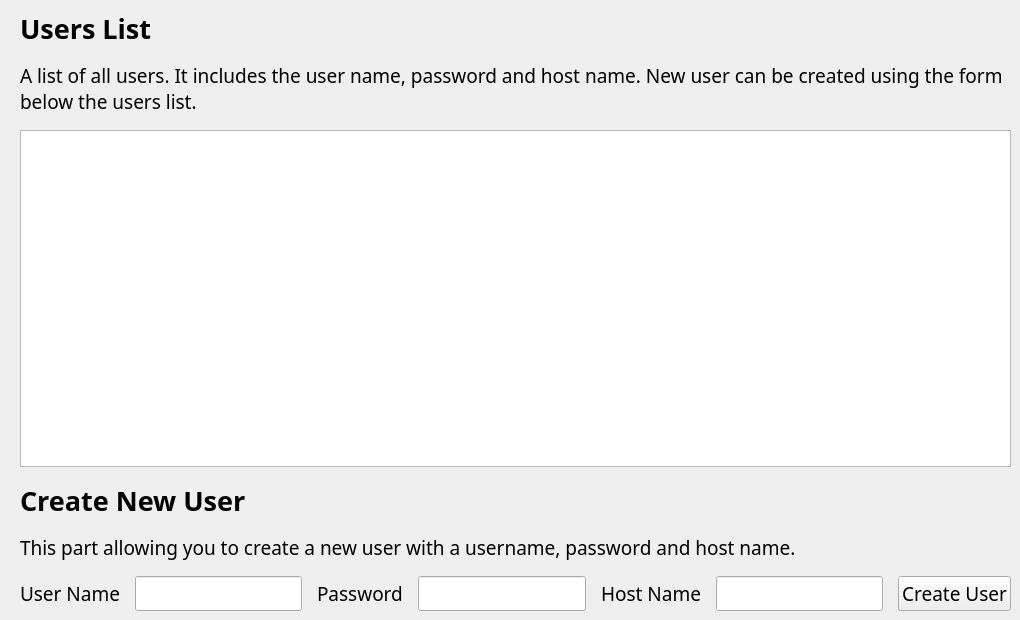
          <widget class="QWidget" name="tab_2">
           <attribute name="title">
            <string>Manage Users</string>
           </attribute>
           <widget class="QWidget" name="layoutWidget">
            <property name="geometry">
             <rect>
              <x>20</x>
              <y>10</y>
              <width>991</width>
              <height>601</height>
             </rect>
            </property>
            <layout class="QVBoxLayout" name="verticalLayout_17">
             <property name="spacing">
              <number>15</number>
             </property>
             <item>
              <widget class="QLabel" name="label_28">
               <property name="font">
                <font>
                 <family>Vazir Code</family>
                 <pointsize>20</pointsize>
                 <bold>true</bold>
                </font>
               </property>
               <property name="text">
                <string>Users List</string>
               </property>
              </widget>
             </item>
             <item>
              <widget class="QLabel" name="label_40">
               <property name="font">
                <font>
                 <family>Vazir Code</family>
                 <pointsize>14</pointsize>
                </font>
               </property>
               <property name="text">
                <string>A list of all users. It includes the user name, password and host name. New user can be created using the form below the users list.</string>
               </property>
               <property name="wordWrap">
                <bool>true</bool>
               </property>
              </widget>
             </item>
             <item>
              <widget class="QTableWidget" name="tblUsersList">
               <property name="font">
                <font>
                 <family>Vazir Code</family>
                 <pointsize>14</pointsize>
                </font>
               </property>
               <property name="styleSheet">
                <string notr="true">    QTableWidget::item {
        text-align: center;
    }</string>
               </property>
               <property name="editTriggers">
                <set>QAbstractItemView::EditTrigger::DoubleClicked</set>
               </property>
               <property name="tabKeyNavigation">
                <bool>false</bool>
               </property>
               <property name="showDropIndicator" stdset="0">
                <bool>false</bool>
               </property>
               <property name="dragDropOverwriteMode">
                <bool>false</bool>
               </property>
               <property name="selectionBehavior">
                <enum>QAbstractItemView::SelectionBehavior::SelectRows</enum>
               </property>
              </widget>
             </item>
             <item>
              <widget class="QLabel" name="label_39">
               <property name="font">
                <font>
                 <family>Vazir Code</family>
                 <pointsize>20</pointsize>
                 <bold>true</bold>
                </font>
               </property>
               <property name="text">
                <string>Create New User</string>
               </property>
              </widget>
             </item>
             <item>
              <widget class="QLabel" name="label_36">
               <property name="font">
                <font>
                 <family>Vazir Code</family>
                 <pointsize>14</pointsize>
                </font>
               </property>
               <property name="text">
                <string>This part allowing you to create a new user with a username, password and host name. </string>
               </property>
               <property name="wordWrap">
                <bool>true</bool>
               </property>
              </widget>
             </item>
             <item>
              <layout class="QHBoxLayout" name="horizontalLayout_7">
               <item>
                <widget class="QLabel" name="label_79">
                 <property name="font">
                  <font>
                   <family>Vazir Code</family>
                   <pointsize>14</pointsize>
                  </font>
                 </property>
                 <property name="text">
                  <string>User Name</string>
                 </property>
                </widget>
               </item>
               <item>
                <widget class="QLineEdit" name="edtUserName">
                 <property name="font">
                  <font>
                   <family>Vazir Code</family>
                   <pointsize>14</pointsize>
                  </font>
                 </property>
                </widget>
               </item>
               <item>
                <widget class="QLabel" name="label_18">
                 <property name="font">
                  <font>
                   <family>Vazir Code</family>
                   <pointsize>14</pointsize>
                  </font>
                 </property>
                 <property name="text">
                  <string>Password</string>
                 </property>
                </widget>
               </item>
               <item>
                <widget class="QLineEdit" name="edtUserPassword">
                 <property name="font">
                  <font>
                   <family>Vazir Code</family>
                   <pointsize>14</pointsize>
                  </font>
                 </property>
                </widget>
               </item>
               <item>
                <widget class="QLabel" name="label_82">
                 <property name="font">
                  <font>
                   <family>Vazir Code</family>
                   <pointsize>14</pointsize>
                  </font>
                 </property>
                 <property name="text">
                  <string>Host Name</string>
                 </property>
                </widget>
               </item>
               <item>
                <widget class="QLineEdit" name="edtUserHost">
                 <property name="font">
                  <font>
                   <family>Vazir Code</family>
                   <pointsize>14</pointsize>
                  </font>
                 </property>
                </widget>
               </item>
               <item>
                <widget class="QPushButton" name="btnCreateNewUser">
                 <property name="font">
                  <font>
                   <family>Vazir Code</family>
                   <pointsize>14</pointsize>
                  </font>
                 </property>
                 <property name="text">
                  <string>Create User</string>
                 </property>
                </widget>
               </item>
              </layout>
             </item>
            </layout>
           </widget>
          </widget>
